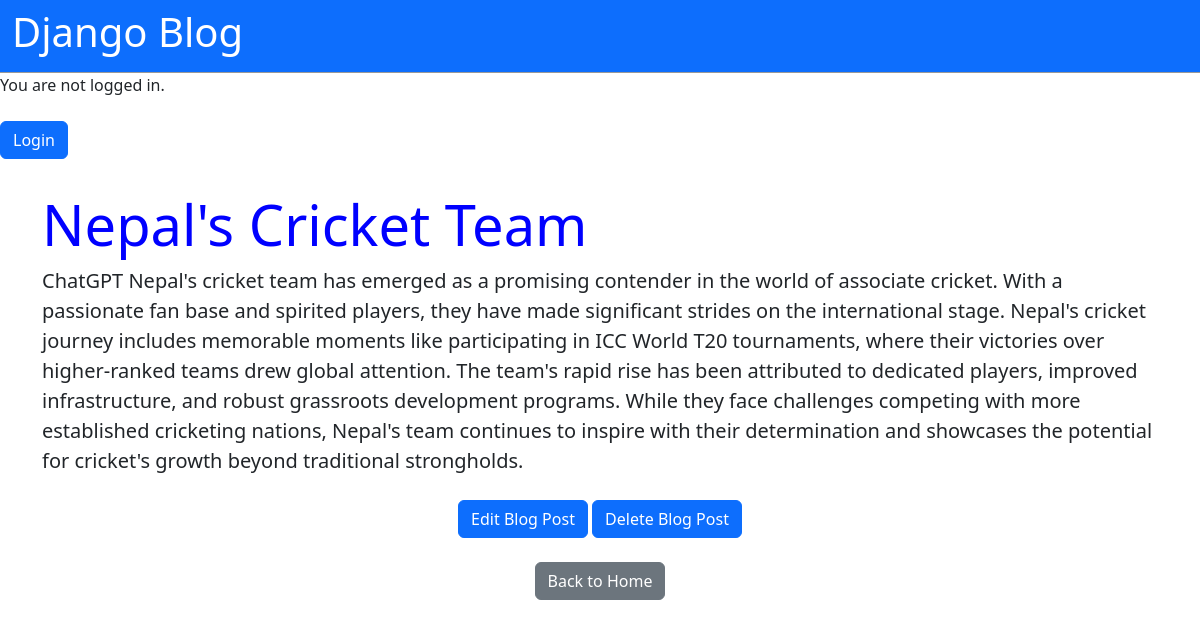
The app's page /post/1/ with its own data.
### blog/models.py (models this page shows, shortened)
class Post(models.Model):
    title = models.CharField(max_length=200)
    author = models.ForeignKey('auth.user',on_delete=models.CASCADE,)
    body = models.TextField(default="Default Text")

### blog/views.py (the view)
# urls.py: path('post/<int:pk>/',DetailView.as_view(),name='post_detail'),
class DetailView(DetailView):
    model = Post
    template_name = "post_detail.html"

### templates/post_detail.html
{% extends 'base.html' %}
{% block content %}
<div class="container mt-4">
    <div class="post-entry">
        <h2 class="display-4">{{ object.title }}</h2>
        <p class="lead">{{ object.body }}</p>
    </div>
</div>
<div class="container mt-4 text-center">
    <a href="{% url 'post_edit' post.pk %}" class="btn btn-primary">Edit Blog Post</a>
    <a href="{% url 'post_delete' post.pk %}" class="btn btn-primary">Delete Blog Post</a>
</div>
<div class="container mt-4 text-center">
    <a href="{% url 'home' %}" class="btn btn-secondary">Back to Home</a>
</div>
{% endblock %}

### static/css/base.css (style rules this page uses)
body { font-family: 'Source sans pro',sans-serif; font-size:18px; }
.post-entry { margin-bottom: 2 rem; }
.post-entry h2 { margin: 0.5 rem 0; }
.post-entry h2, .post-entry h2 a:visited { color: blue; text-decoration: none; }
.post-entry p { margin:0; font-weight: 400px; }

### records on screen
Post: title "Nepal's Cricket Team", body "ChatGPT Nepal's cricket team has emerged as a promising contender in the world of associate cricket. With a passionate fan base and spirited players, they have made significant strides on the international stage. Nepal's cricket journey includes memorable moments like participating in ICC World T20 tournaments, where their victories over higher-ranked teams drew global attention. The team's rapid rise has been attributed to dedicated players, improved infrastructure, and robust grassroots development programs. While they face challenges competing with more established cricketing nations, Nepal's team continues to inspire with their determination and showcases the potential for cricket's…"
